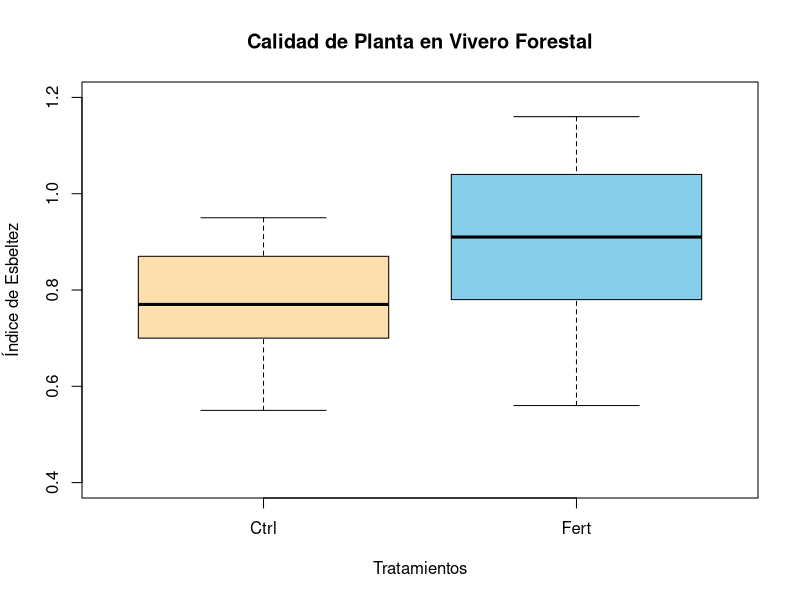
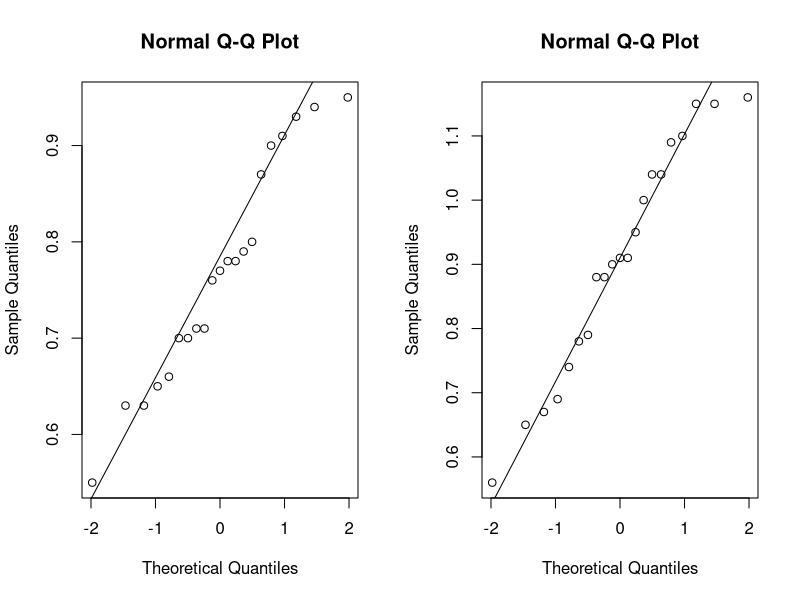

R code for these plots, in order:

# Script 4
# Semana 4 (28/08/2025)
# Andrea Michelle Luna Vasconcelos 1950889



# Importar ----------------------------------------------------------------

calidad <- read.csv("Calidadplantula.csv", header = T)
View(calidad)
calidad$Tratamiento <- as.factor(calidad$Tratamiento)
class(calidad)
summary(calidad)

mean(calidad$IE)
tapply(calidad$IE, calidad$Tratamiento, mean)
tapply(calidad$IE, calidad$Tratamiento, sd)
tapply(calidad$IE, calidad$Tratamiento, var)


# Boxplot -----------------------------------------------------------------

colores <- c("navajowhite", "skyblue")

boxplot(calidad$IE~ calidad$Tratamiento, col = colores, 
        xlab = "Tratamientos",
        ylab = "Índice de Esbeltez",
        main = "Calidad de Planta en Vivero Forestal",
        ylim = c(0.4,1.2))

# Aplicar subconjunto para cada tratamiento -------------------------------


df_ctrl <- subset(calidad, Tratamiento == "Ctrl")
View(df_ctrl)
df_fert <- subset(calidad, Tratamiento == "Fert")
View(df_fert)

# Agregar el gráfico QQ

par(mfrow=c(1,2))
qqnorm(df_ctrl$IE); qqline(df_ctrl$IE)
qqnorm(df_fert$IE); qqline(df_fert$IE)
par(mfrow=c(1,2))


# Comprobando los 3 supuestos ---------------------------------------------


shapiro.test(df_ctrl$IE) # Normales
shapiro.test(df_fert$IE) # Normales

var.test(calidad$IE ~ calidad$Tratamiento)

t.test(calidad$IE ~ calidad$Tratamiento, alternative = "two.sided", var.equal = T)
 
# Ejemplo erroneo
t.test(calidad$IE ~ calidad$Tratamiento, alternative = "greater", var.equal = T)
# Fin de ejemplo erroneo


# Efecto de Cohen´s -------------------------------------------------------

cohens_efecto <- function(x, y) {
  n1 <- length(x); n2 <- length(y)
  s1 <- sd(x); s2 <- sd(y)
  sp <- sqrt(((n1 - 1) * s1^2 + (n2 - 1) * s2^2) / (n1 + n2 - 2))
  (mean(x) - mean(y)) / sp
}


d1_cal <- cohens_efecto(df_ctrl$IE,df_fert$IE)
d1_cal
